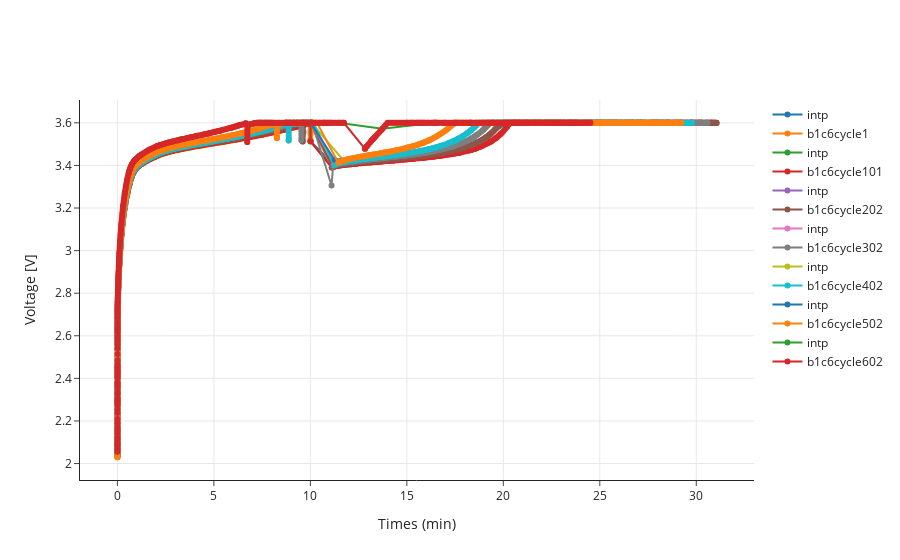

The code cell stored with this chart in its notebook:
### Code cell
skip = 100
test_cell_id_idx = 0
last_cycle = 1
current_cycle = 1
# opacity_list = [1, 0.6, 0.3]
fig = go.Figure()

for i in range(0, len(datasets["X_test"]), batch_size * skip):
    df_true = pd.DataFrame(datasets["y_test"][i : i + batch_size][:, 0, 0])
    
    last_cycle = current_cycle
    current_cycle = int(datasets["X_test"][i : i + batch_size][0][0][3]*MAX_CYCLE)
    # print(current_cycle)
    # if current_cycle>740:
    #     continue
    if last_cycle> current_cycle:
        test_cell_id_idx += 1
    cell_id = test_cell_ids[test_cell_id_idx]
    original_df = datasets["original_test"]
    original_df= original_df[original_df.Cycle==current_cycle]
    original_df= original_df[original_df.Cell==cell_id]
    df = datasets['test_dfs']
    df = df[df.Cycle == current_cycle/MAX_CYCLE]
    df = df[df.Cell==cell_id]
    REFERENCE_CHARGE_CAPACITIES=df['Q_eval']    
    # original_df = original_df[original_df.I < MAX_DISCHARGE_CURRENT]
    # original_df = original_df[original_df.I > MIN_DISCHARGE_CURRENT]
    original_df = original_df[original_df.I > MIN_CHARGE_CURRENT]

    original_df['Qc'] = (original_df['Qc'])/(MAX_CHARGE_CAPACITY)

    if len(original_df)< 2:
        continue
    q_new = original_df['Qc'].values
    t_new = original_df['t'].values
    time_interpolator = interp1d(x = q_new,  y = t_new, 
    # fill_value="extrapolate"
    )
    
    ref_capacities_wrt_nf = REFERENCE_CHARGE_CAPACITIES[window_length:-2]
    # print(window_length)
    # print(len(ref_capacities_wrt_nf), len(df_true[0]))
    prediction_interpolator = interp1d(x = ref_capacities_wrt_nf, 
                                        y = df_true[0].values*(VOLTAGE_MAX - VOLTAGE_MIN) + VOLTAGE_MIN,
                                        # fill_value="extrapolate"
                                         )
        
    q_j = q_new[q_new>= min(REFERENCE_CHARGE_CAPACITIES[window_length:-2])]
    q_j = q_j[q_j<= max(REFERENCE_CHARGE_CAPACITIES[window_length:-2])]
    t_interp = time_interpolator(REFERENCE_CHARGE_CAPACITIES[window_length:-2])
    q_j0 = q_j
    V_pred = prediction_interpolator(q_j)
    fig.add_trace(
        go.Scatter(
                x=time_interpolator(ref_capacities_wrt_nf),
                # x=q_j,
                # y=time_interpolator(q_j),
                # y=V_pred,
                y = df_true[0].values*(VOLTAGE_MAX - VOLTAGE_MIN) + VOLTAGE_MIN,
                showlegend=True,
                mode="lines+markers",
                # line_dash="dash",
                name = "intp",
                # marker_color=pallete[i],
                # opacity=opacity_list[j]
            )
        )
        
    # fig.add_trace(
    #         go.Scatter(
    #             x=time_interpolator(ref_capacities_wrt_nf),
    #             y=df_true[0].values*(VOLTAGE_MAX - VOLTAGE_MIN) + VOLTAGE_MIN,
    #             showlegend=True,
    #             mode="markers",
    #             name = f"Predictions Forecast Horizon {j+1}",
    #             marker_color=pallete[i],
    #             marker_symbol = symbol_list[j],
    #             marker_size=8,
    #             marker_opacity=opacity_list[j]
    #         )
    #     )

    if len(original_df)< 2:
        continue
    q_new = original_df['Qc'].values
    t_new = original_df['t'].values
    nf_steps=1
    odf=original_df
    fig.add_trace(
        go.Scatter(
            x=odf['t'],
            y=odf['V'],
            showlegend=True,
            mode="lines+markers",
            # name = f"{cell_id} Cycle {current_cycle}",
            name = f"{cell_id}cycle{current_cycle}"
            # line_color=pallete[i]
        )
    )


fig.update_yaxes(title="Voltage [V]", showgrid=True)
fig.update_xaxes(title="Times (min)", showgrid=True)
fig.update_layout(template="simple_white")

### Figure 1 — Plotly figure (JSON) as saved in the notebook; plotly's stock layout.template omitted (floating-point values rounded to 4 significant figures; data arrays with more than 128 entries replaced by an {"elided": "..."} marker saying what was removed)
{"data": [{"mode": "lines+markers", "name": "intp", "showlegend": true, "type": "scatter", "x": [0.379, 0.5029, 0.6268, 0.7505, 0.8744, 0.9983, 1.122, 1.246, 2.485, 3.737, 4.99, 6.243, 7.496, 8.749, 10.0, 10.01, 10.87, 11.18, 11.26, 11.35, 11.43, 11.52, 11.6, 11.69, 11.77, 11.86, 11.94, 12.03, 12.11, 12.19, 12.28, 13.26, 14.24, 15.21, 16.19, 17.17, 18.15, 19.13, 20.23, 23.8, 23.8, 24.55, 25.44, 26.48, 27.74], "y": [3.202, 3.264, 3.312, 3.349, 3.374, 3.389, 3.4, 3.408, 3.458, 3.484, 3.503, 3.522, 3.544, 3.569, 3.6, 3.514, 3.436, 3.395, 3.397, 3.399, 3.4, 3.402, 3.403, 3.404, 3.405, 3.406, 3.406, 3.407, 3.408, 3.409, 3.41, 3.417, 3.426, 3.435, 3.445, 3.46, 3.484, 3.532, 3.6, 3.6, 3.6, 3.6, 3.6, 3.6, 3.6]}, {"mode": "lines+markers", "name": "b1c6cycle1", "showlegend": true, "type": "scatter", "x": {"elided": "591 float values"}, "y": {"elided": "591 float values"}}, {"mode": "lines+markers", "name": "intp", "showlegend": true, "type": "scatter", "x": [0.3789, 0.503, 0.6267, 0.7507, 0.8745, 0.9982, 1.122, 1.246, 2.485, 3.739, 4.992, 6.246, 7.5, 8.753, 10.01, 10.01, 11.12, 11.21, 11.3, 11.38, 11.47, 11.56, 11.65, 11.74, 11.83, 11.92, 12.01, 12.1, 12.18, 12.27, 12.36, 13.35, 14.34, 15.33, 16.32, 17.31, 18.3, 19.29, 20.28, 22.94, 22.94, 23.57, 24.36, 25.37, 26.7], "y": [3.203, 3.265, 3.313, 3.35, 3.374, 3.388, 3.398, 3.406, 3.46, 3.485, 3.505, 3.524, 3.546, 3.571, 3.599, 3.513, 3.391, 3.394, 3.396, 3.398, 3.399, 3.401, 3.402, 3.403, 3.404, 3.405, 3.405, 3.406, 3.407, 3.408, 3.408, 3.416, 3.423, 3.431, 3.441, 3.453, 3.473, 3.509, 3.592, 3.6, 3.6, 3.6, 3.6, 3.6, 3.6]}, {"mode": "lines+markers", "name": "b1c6cycle101", "showlegend": true, "type": "scatter", "x": {"elided": "599 float values"}, "y": {"elided": "599 float values"}}, {"mode": "lines+markers", "name": "intp", "showlegend": true, "type": "scatter", "x": [0.3789, 0.5027, 0.6268, 0.7505, 0.8744, 0.9982, 1.122, 1.246, 2.485, 3.671, 4.857, 6.043, 7.229, 8.415, 9.602, 9.602, 9.648, 9.688, 9.729, 9.77, 9.811, 9.852, 9.893, 9.934, 9.975, 10.02, 11.16, 11.34, 11.53, 11.72, 11.8, 12.8, 13.81, 14.81, 15.81, 16.82, 17.82, 18.82, 19.83, 22.48, 22.48, 23.12, 23.93, 24.98, 26.37], "y": [3.206, 3.269, 3.317, 3.354, 3.377, 3.392, 3.402, 3.41, 3.464, 3.488, 3.508, 3.526, 3.547, 3.572, 3.6, 3.513, 3.557, 3.59, 3.594, 3.595, 3.596, 3.597, 3.598, 3.599, 3.6, 3.6, 3.395, 3.401, 3.404, 3.407, 3.408, 3.418, 3.427, 3.436, 3.446, 3.459, 3.479, 3.516, 3.595, 3.6, 3.6, 3.6, 3.6, 3.6, 3.6]}, {"mode": "lines+markers", "name": "b1c6cycle202", "showlegend": true, "type": "scatter", "x": {"elided": "612 float values"}, "y": {"elided": "612 float values"}}, {"mode": "lines+markers", "name": "intp", "showlegend": true, "type": "scatter", "x": [0.379, 0.5028, 0.6267, 0.7507, 0.8745, 0.9983, 1.122, 1.246, 2.485, 3.597, 4.708, 5.82, 6.931, 8.043, 9.155, 9.239, 9.3, 9.361, 9.421, 9.482, 9.547, 9.608, 9.669, 9.732, 9.795, 9.859, 9.924, 9.989, 10.06, 11.27, 11.35, 12.34, 13.34, 14.34, 15.33, 16.33, 17.32, 18.32, 19.31, 21.9, 21.9, 22.51, 23.3, 24.34, 25.73], "y": [3.209, 3.272, 3.321, 3.357, 3.381, 3.394, 3.404, 3.413, 3.467, 3.49, 3.509, 3.527, 3.547, 3.571, 3.6, 3.595, 3.595, 3.596, 3.597, 3.599, 3.597, 3.6, 3.6, 3.6, 3.6, 3.6, 3.6, 3.6, 3.6, 3.402, 3.404, 3.42, 3.43, 3.44, 3.452, 3.466, 3.488, 3.525, 3.599, 3.6, 3.6, 3.6, 3.6, 3.6, 3.6]}, {"mode": "lines+markers", "name": "b1c6cycle302", "showlegend": true, "type": "scatter", "x": {"elided": "602 float values"}, "y": {"elided": "602 float values"}}, {"mode": "lines+markers", "name": "intp", "showlegend": true, "type": "scatter", "x": [0.379, 0.5029, 0.6268, 0.7506, 0.8744, 0.9984, 1.122, 1.246, 2.485, 3.539, 4.593, 5.647, 6.701, 7.755, 8.809, 8.873, 8.952, 9.027, 9.101, 9.176, 9.251, 9.326, 9.402, 9.48, 9.558, 9.638, 9.718, 9.8, 9.883, 9.968, 10.05, 11.79, 12.78, 13.77, 14.76, 15.75, 16.74, 17.73, 18.72, 21.13, 21.13, 21.69, 22.43, 23.41, 24.78], "y": [3.209, 3.273, 3.323, 3.359, 3.382, 3.395, 3.404, 3.413, 3.468, 3.49, 3.508, 3.525, 3.544, 3.568, 3.598, 3.517, 3.592, 3.595, 3.596, 3.598, 3.6, 3.6, 3.6, 3.6, 3.6, 3.6, 3.6, 3.6, 3.6, 3.6, 3.6, 3.417, 3.43, 3.442, 3.454, 3.469, 3.491, 3.528, 3.599, 3.6, 3.6, 3.6, 3.6, 3.6, 3.6]}, {"mode": "lines+markers", "name": "b1c6cycle402", "showlegend": true, "type": "scatter", "x": {"elided": "567 float values"}, "y": {"elided": "567 float values"}}, {"mode": "lines+markers", "name": "intp", "showlegend": true, "type": "scatter", "x": [0.379, 0.503, 0.6271, 0.7507, 0.8748, 0.9985, 1.122, 1.246, 2.485, 3.436, 4.387, 5.338, 6.29, 7.241, 8.192, 8.263, 8.338, 8.409, 8.48, 8.552, 8.623, 8.694, 8.766, 8.84, 8.914, 8.989, 9.065, 9.143, 9.221, 9.3, 9.383, 9.69, 10.01, 11.25, 12.62, 13.82, 15.01, 16.2, 17.4, 19.99, 19.99, 20.54, 21.26, 22.27, 23.7], "y": [3.222, 3.287, 3.336, 3.37, 3.391, 3.404, 3.414, 3.422, 3.476, 3.497, 3.514, 3.53, 3.548, 3.57, 3.598, 3.531, 3.592, 3.594, 3.596, 3.598, 3.6, 3.6, 3.6, 3.6, 3.6, 3.6, 3.6, 3.6, 3.6, 3.6, 3.6, 3.6, 3.6, 3.426, 3.441, 3.46, 3.483, 3.52, 3.594, 3.6, 3.6, 3.6, 3.6, 3.6, 3.6]}, {"mode": "lines+markers", "name": "b1c6cycle502", "showlegend": true, "type": "scatter", "x": {"elided": "566 float values"}, "y": {"elided": "566 float values"}}, {"mode": "lines+markers", "name": "intp", "showlegend": true, "type": "scatter", "x": [0.3793, 0.5028, 0.6266, 0.7504, 0.8744, 0.9986, 1.122, 1.246, 2.484, 3.179, 3.873, 4.568, 5.262, 5.957, 6.651, 6.73, 6.816, 6.896, 6.977, 7.058, 7.138, 7.219, 7.301, 7.384, 7.468, 7.554, 7.64, 7.727, 7.816, 7.905, 7.989, 8.349, 8.733, 9.145, 9.595, 10.1, 10.69, 11.44, 13.73, 16.46, 16.46, 16.92, 17.5, 18.28, 19.43], "y": [3.266, 3.332, 3.377, 3.405, 3.422, 3.433, 3.443, 3.451, 3.503, 3.519, 3.533, 3.547, 3.562, 3.579, 3.598, 3.51, 3.588, 3.593, 3.595, 3.597, 3.599, 3.6, 3.6, 3.6, 3.6, 3.6, 3.6, 3.6, 3.6, 3.6, 3.6, 3.6, 3.6, 3.6, 3.6, 3.6, 3.6, 3.6, 3.572, 3.6, 3.6, 3.6, 3.6, 3.6, 3.6]}, {"mode": "lines+markers", "name": "b1c6cycle602", "showlegend": true, "type": "scatter", "x": {"elided": "510 float values"}, "y": {"elided": "510 float values"}}], "layout": {"xaxis": {"showgrid": true, "title": {"text": "Times (min)"}}, "yaxis": {"showgrid": true, "title": {"text": "Voltage [V]"}}}}
